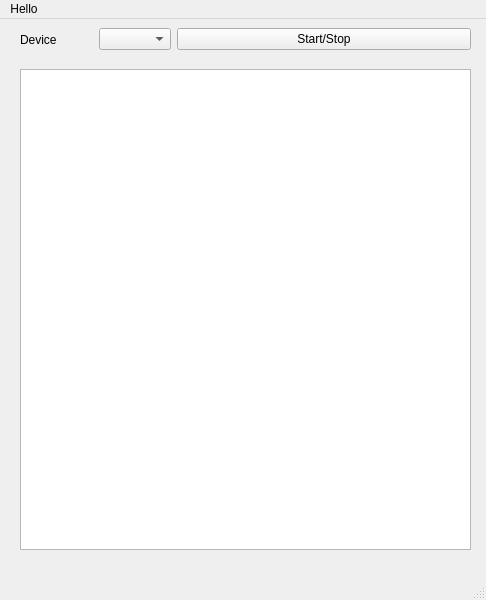
<?xml version="1.0" encoding="UTF-8"?>
<ui version="4.0">
 <class>MainWindow</class>
 <widget class="QMainWindow" name="MainWindow">
  <property name="geometry">
   <rect>
    <x>0</x>
    <y>0</y>
    <width>486</width>
    <height>600</height>
   </rect>
  </property>
  <property name="windowTitle">
   <string>MainWindow</string>
  </property>
  <widget class="QWidget" name="centralwidget">
   <widget class="QWidget" name="horizontalLayoutWidget">
    <property name="geometry">
     <rect>
      <x>20</x>
      <y>0</y>
      <width>451</width>
      <height>41</height>
     </rect>
    </property>
    <layout class="QHBoxLayout" name="horizontalLayout" stretch="1,0,4">
     <item>
      <widget class="QLabel" name="label">
       <property name="text">
        <string>Device</string>
       </property>
      </widget>
     </item>
     <item>
      <widget class="QComboBox" name="devIn"/>
     </item>
     <item>
      <widget class="QPushButton" name="runBtn">
       <property name="text">
        <string>Start/Stop</string>
       </property>
      </widget>
     </item>
    </layout>
   </widget>
   <widget class="QTableWidget" name="packetTable">
    <property name="geometry">
     <rect>
      <x>20</x>
      <y>50</y>
      <width>451</width>
      <height>481</height>
     </rect>
    </property>
   </widget>
  </widget>
  <widget class="QMenuBar" name="menubar">
   <property name="geometry">
    <rect>
     <x>0</x>
     <y>0</y>
     <width>486</width>
     <height>33</height>
    </rect>
   </property>
   <widget class="QMenu" name="menuHello">
    <property name="title">
     <string>Hello</string>
    </property>
   </widget>
   <addaction name="menuHello"/>
  </widget>
  <widget class="QStatusBar" name="statusbar"/>
 </widget>
 <resources/>
 <connections/>
</ui>
